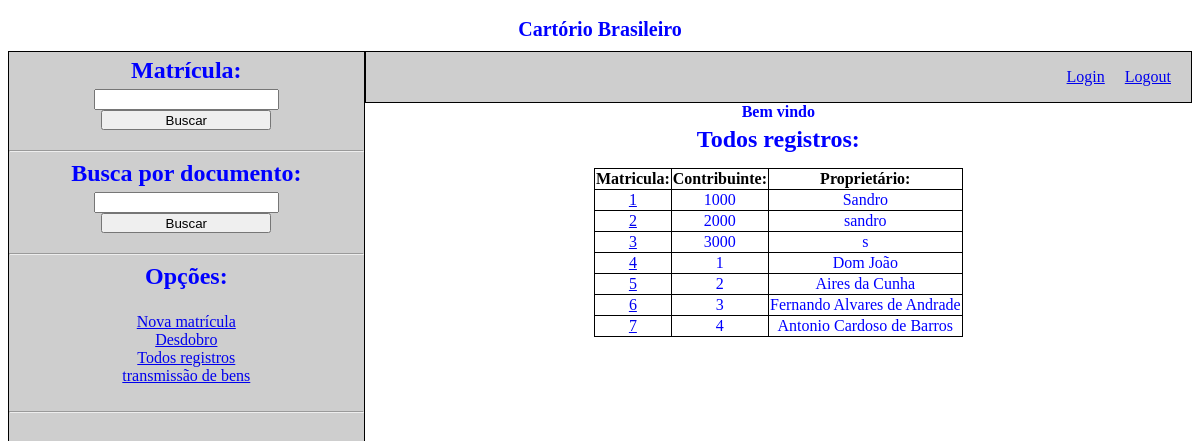
Before: /listarregistros/ with the older database file.
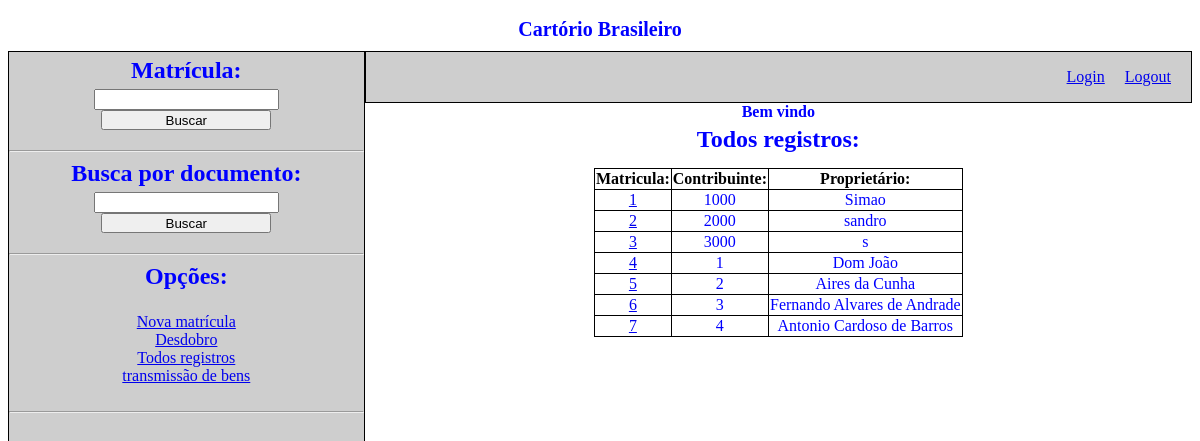
After: the same page with the newer database file.
### registro/models.py (models this page shows, shortened)
class Registro(models.Model):
    datacriacao = models.DateField()
    localizacao = models.CharField(max_length=10000)
    contribuinte = models.IntegerField()
    registro_anterior = models.IntegerField()
    proprietario = models.CharField(max_length=100)
    cpf_proprietario = models.IntegerField()
    ativo = models.BooleanField()

### registro/views.py (the view)
# urls.py: path('listarregistros/', views.listarregistros, name="listarregistros"),
def listarregistros(request):
    return render(request, 'registro/listarregistros.html', {"registros": Registro.objects.all()})

### registro/templates/registro/listarregistros.html
{% extends "registro/layout.html" %}
{% block body %}
<h2 class="titulonavegacao">Todos registros:</h2>
<div class="listartodos">
    <table class="tabelalistartodos">
        <thead>
            <tr>
                <th class="celulas">Matricula:</th>
                <th class="celulas">Contribuinte:</th>
                <th class="celulas">Proprietário:</th>
            </tr>
        </thead>
        <tbody>
            {% for r in registros %}
            <tr>
                <td class="celulas2"><a href="{{r.id}}">{{r.id}}</a></td>
                <td class="celulas2">{{r.contribuinte}}</td>
                <td class="celulas2">{{r.proprietario}}</td>
            </tr>
            {% endfor %}
        </tbody>
    </table>
</div>
{% endblock %}

Changed rows visible on the page:
changed Registro id 1: proprietario "Sandro" → "Simao"
